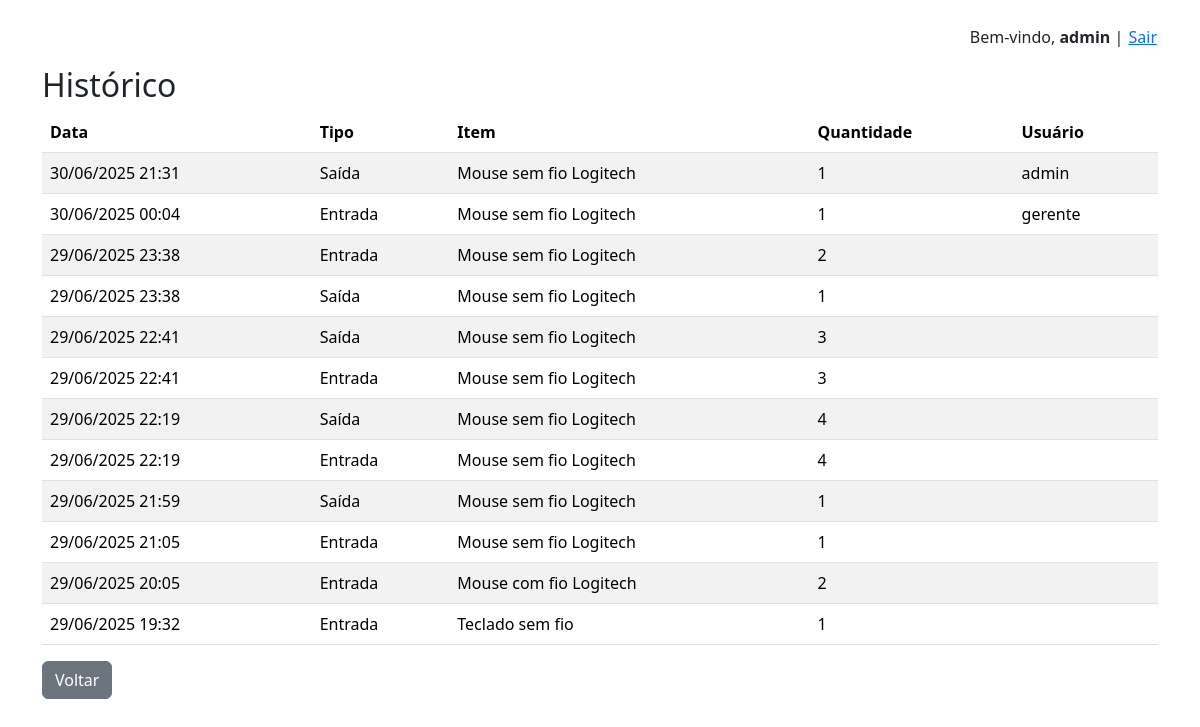
The page /historico/ (signed in) on the database as committed earlier.
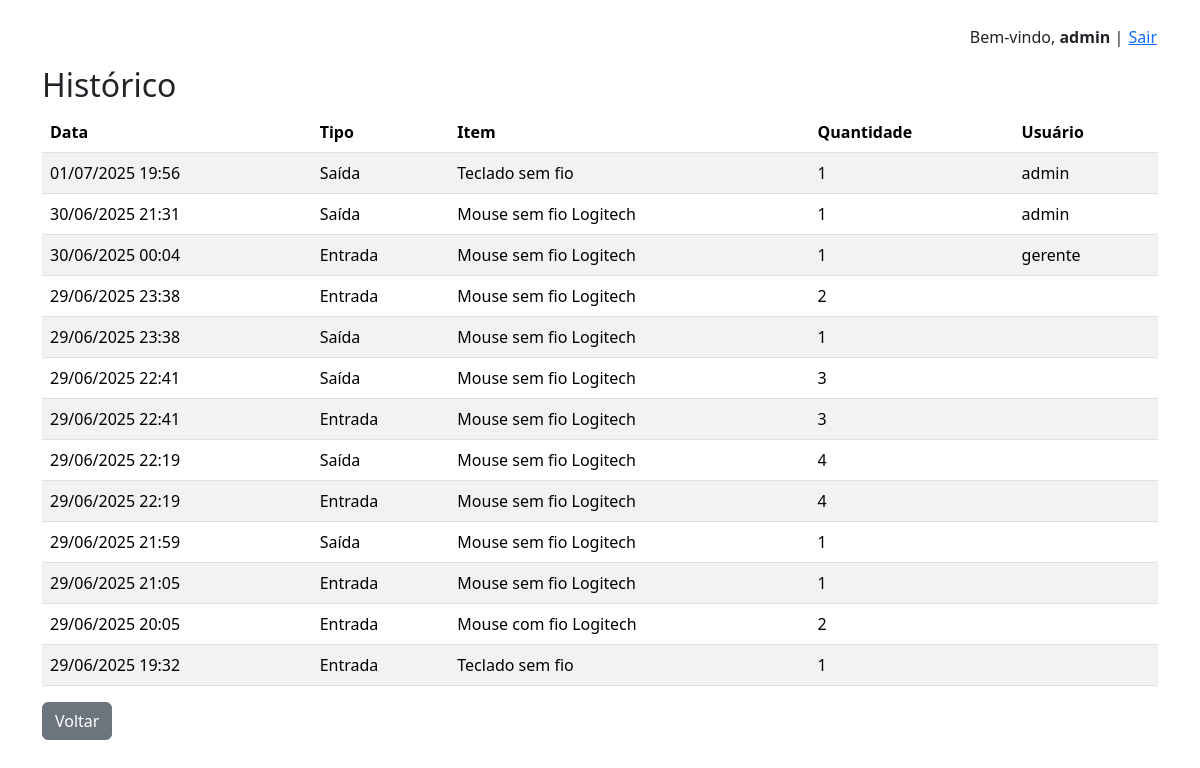
The same page on the database as committed later.
### inventario/models.py (models this page shows, shortened)
class Movimento(models.Model):  # Representa uma movimentação de entrada ou saída de um item do estoque
    TIPO = [
        ('entrada', 'Entrada'),
        ('saida', 'Saída'),
    ]
    item = models.ForeignKey(Item, on_delete=models.CASCADE)  # Qual item foi movimentado
    tipo = models.CharField(max_length=7, choices=TIPO)   # Tipo: entrada ou saída
    quantidade = models.PositiveIntegerField()   # Quantidade movimentada
    data = models.DateTimeField(auto_now_add=True)   # Data/hora da movimentação
    usuario = models.ForeignKey(User, on_delete=models.CASCADE, null=True, blank=True)  # Quem fez a movimentação

class Item(models.Model):   # Representa um item do estoque
    nome = models.CharField(max_length=100)
    categoria = models.ForeignKey(Categoria, on_delete=models.CASCADE)  # Cada item pertence a uma categoria
    quantidade = models.PositiveIntegerField(default=0)  # Quantidade atual no estoque
    estoque_minimo = models.PositiveIntegerField(default=1)  # Quantidade mínima desejada (para alertas)
    descricao = models.TextField(blank=True)  # Campo opcional para observações
    class Meta:
        unique_together = ('nome', 'categoria')  # Impede que exista mais de um item com o mesmo nome e categoria

### inventario/views.py (the view)
# urls.py: path('historico/', views.historico, name='historico'),
@login_required
def historico(request):  # Exibe o histórico de movimentações (entradas e saídas)
    historico = Movimento.objects.all().order_by('-data')
    return render(request, 'inventario/historico.html', {'historico': historico})

### inventario/templates/inventario/historico.html (shortened to what this page needs)
{% extends 'inventario/base.html' %}
{% block content %}
<h2>Histórico</h2>
<table class="table table-striped">
    <thead>
        <tr>
            <th>Data</th>
            <th>Tipo</th>
            <th>Item</th>
            <th>Quantidade</th>
            <th>Usuário</th>
        </tr>
    </thead>
    <tbody>
        {% for mov in historico %}
        <tr>
            <td>{{ mov.data|date:"d/m/Y H:i" }}</td>
            <td>{{ mov.get_tipo_display }}</td>
            <td>{{ mov.item.nome }}</td>
            <td>{{ mov.quantidade }}</td>
            <td>{{ mov.usuario.username }}</td>
        </tr>
        {% empty %}
        <tr>
            <td colspan="4">Nenhum movimento registrado.</td>
        </tr>
        {% endfor %}
    </tbody>
</table>
<a class="btn btn-secondary" href="{% url 'dashboard' %}">Voltar</a>
{% endblock %}

### inventario/templates/inventario/base.html (shortened to what this page needs)
<!DOCTYPE html>
<html lang="pt-br">
<head>
    <link href="https://cdn.jsdelivr.net/npm/bootstrap@5.3.3/dist/css/bootstrap.min.css" rel="stylesheet">
</head>
<body>
    <div class="container py-4">
        {% if user.is_authenticated %}
            <div class="mb-3 text-end">
                Bem-vindo, <strong>{{ user.username }}</strong> |
                <form method="post" action="{% url 'logout' %}" style="display:inline;">
    <button type="submit" class="btn btn-link p-0 m-0 align-baseline">Sair</button>
</form>
            </div>
        {% else %}
            <div class="mb-3 text-end">
                <a href="{% url 'login' %}">Login</a> |
                <a href="{% url 'register' %}">Cadastrar</a>
            </div>
        {% endif %}
        {% block content %}{% endblock %}
    </div>
</body>
</html>

Rows that differ between the two databases and show on the page:
added Movimento: data "01/07/2025 19:56", tipo "Saída", item.nome "Teclado sem fio", quantidade "1", usuario.username "admin"
